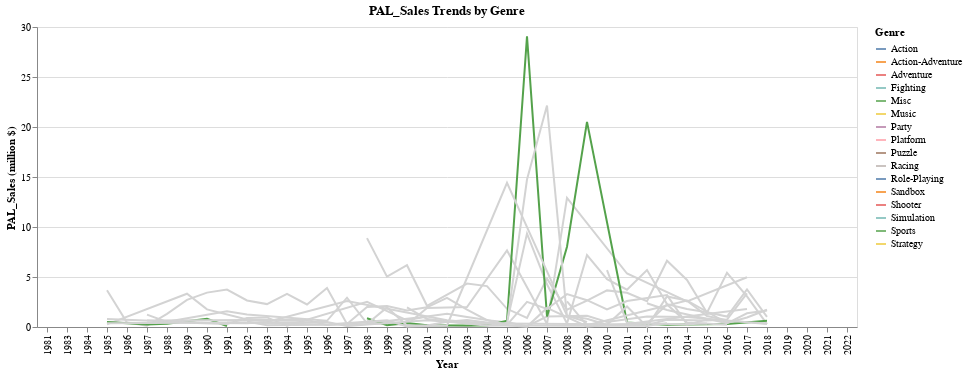

Notebook code for this chart:
### Code cell
orderr = df.groupby(['Genre'])['PAL_Sales'].sum().sort_values(ascending=False).to_frame().index.tolist()

line = alt.Chart(Nintendo_df, title="PAL_Sales Trends by Genre").transform_aggregate(
    PAL_Sales='sum(PAL_Sales)',
    groupby=['Year','Genre']
).mark_line().encode(
    x = alt.X('Year:N'),
    y = alt.Y('PAL_Sales:Q', title='PAL_Sales (million $)'),
    color = alt.Color('Genre:N', title='Genre', sort=orderr)
)

PAL_line = line.encode(
    tooltip=['Year:N','Genre:N','PAL_Sales:Q']
)




selectGenre=alt.selection_single(
    fields=['Genre'],
    init={"Genre":orderr[0]},
    bind=alt.binding_select(options=orderr,name="Select Genres:  ")
)

colorCondition = alt.condition(selectGenre,alt.Color("Genre:N"),alt.value('lightgray'))

PAL_final = PAL_line.add_selection(
    selectGenre
).encode(
    color=colorCondition
)

PAL_final

### Figure 1 — Vega-Lite specification as saved in the notebook (floating-point values rounded to 4 significant figures; data arrays with more than 128 entries replaced by an {"elided": "..."} marker saying what was removed)
{"config": {"view": {"continuousWidth": 400, "continuousHeight": 300}}, "data": {"name": "data-29f84a0e3420e28588728a102ca42ad6"}, "mark": "line", "encoding": {"color": {"condition": {"field": "Genre", "type": "nominal", "selection": "selector007"}, "value": "lightgray"}, "tooltip": [{"field": "Year", "type": "nominal"}, {"field": "Genre", "type": "nominal"}, {"field": "PAL_Sales", "type": "quantitative"}], "x": {"field": "Year", "type": "nominal"}, "y": {"field": "PAL_Sales", "title": "PAL_Sales (million $)", "type": "quantitative"}}, "selection": {"selector007": {"type": "single", "fields": ["Genre"], "init": {"Genre": "Sports"}, "bind": {"input": "select", "options": ["Sports", "Shooter", "Action", "Racing", "Platform", "Role-Playing", "Misc", "Adventure", "Simulation", "Fighting", "Action-Adventure", "Strategy", "Puzzle", "Party", "Music", "MMO", "Sandbox", "Education", "Board Game"], "name": "Select Genres:  "}}}, "title": "PAL_Sales Trends by Genre", "transform": [{"aggregate": [{"op": "sum", "field": "PAL_Sales", "as": "PAL_Sales"}], "groupby": ["Year", "Genre"]}], "$schema": "https://vega.github.io/schema/vega-lite/v4.17.0.json", "datasets": {"data-29f84a0e3420e28588728a102ca42ad6": {"elided": "532 records"}}}
